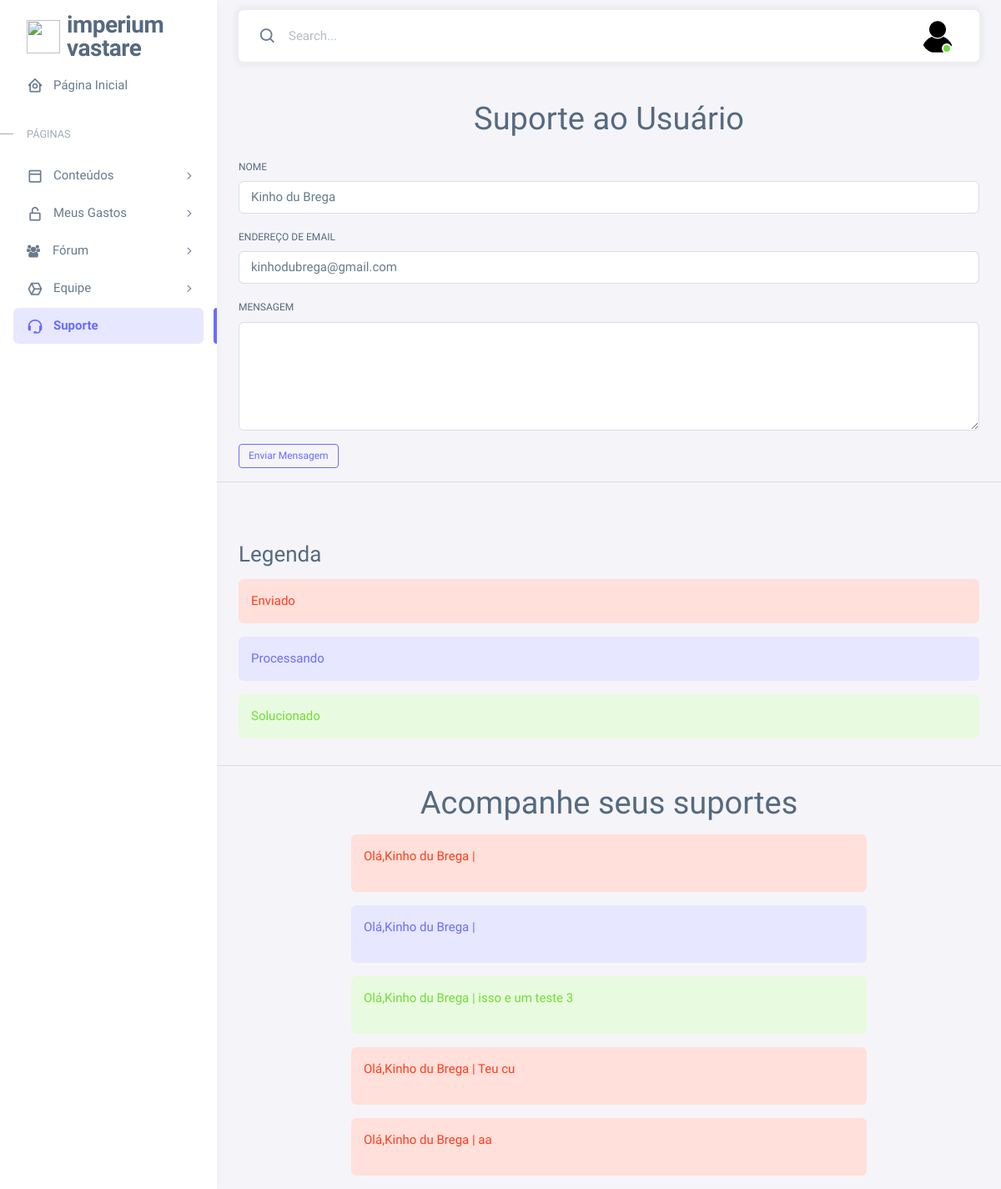
The page /suporte.php (signed in) on the database its author committed.
### tables this page shows
CREATE TABLE `user` (
  `id` int(11) NOT NULL,
  `user` varchar(255) NOT NULL,
  `senha` varchar(255) NOT NULL,
  `nome` varchar(255) NOT NULL,
  `email` varchar(255) NOT NULL
);

CREATE TABLE `suporte` (
  `id` int(11) NOT NULL,
  `nome` varchar(255) NOT NULL,
  `email` varchar(255) NOT NULL,
  `message` varchar(255) NOT NULL,
  `idUser` int(11) NOT NULL,
  `status` int(11) NOT NULL DEFAULT 1,
  `ativo` tinyint(1) NOT NULL DEFAULT 1
);

### suporte.php (the view, shortened to what this page needs)
<?php
include_once('config.php');
include_once('config/conexao.php');
$sql = "SELECT * FROM `user` WHERE id = " . $_SESSION['id'] . "";
$query = mysqli_query($conn, $sql);
$row = mysqli_fetch_assoc($query);
$idUser = $_SESSION['id'];
$sqlSuporte = "SELECT * FROM `suporte` WHERE idUser = " . $idUser . " ";
$querySuporte = mysqli_query($conn, $sqlSuporte);
$rowSuportes = mysqli_fetch_all($querySuporte);
?>
<body>
    <div class="layout-wrapper layout-content-navbar">
        <div class="layout-container">
            <aside id="layout-menu" class="layout-menu menu-vertical menu bg-menu-theme">
                <div class="app-brand demo">
                    <a href="index.php" class="app-brand-link">
                        <span class="app-brand-logo demo">
                            <i><img src="img/favicon-aba.svg" alt=""></i>
                        </span>
                        <span class="app-brand-text demo menu-text fw-bolder ms-2">Imperium <br>Vastare </span>
                    </a>
                </div>
                <ul class="menu-inner py-1">
                    <li class="menu-item">
                        <a href="index.php" class="menu-link">
                            <i class="menu-icon tf-icons bx bx-home-circle"></i>
                            <div data-i18n="Analytics">Página Inicial</div>
                        </a>
                    </li>
                    <li class="menu-header small text-uppercase">
                        <span class="menu-header-text">Páginas</span>
                    </li>
                    <li class="menu-item">
                        <a href="conteudo.php" class="menu-link menu-toggle">
                            <i class="menu-icon tf-icons bx bx-dock-top"></i>
                            <div data-i18n="Account Settings">Conteúdos</div>
                        </a>
                    </li>
                    <li class="menu-item">
                        <a href="meusgastos.php" class="menu-link menu-toggle">
                            <i class="menu-icon tf-icons bx bx-lock-open-alt"></i>
                            <div data-i18n="Authentications">Meus Gastos</div>
                        </a>
                    </li>
                    <li class="menu-item">
                        <a href="forum.php" class="menu-link menu-toggle">
                            <patch></patch>&nbsp;&nbsp;&nbsp;&nbsp;
                            <div data-i18n="Misc">Fórum</div>
                        </a>
                    <li class="menu-item">
                        <a href="equipe.php" class="menu-link menu-toggle">
                            <i class="menu-icon tf-icons bx bx-cube-alt"></i>
                            <div data-i18n="Misc">Equipe</div>
                        </a>
                    <li class="menu-item active">
                        <a href="suporte.php" class="menu-link">
                            <i class="menu-icon tf-icons bx bx-support"></i>
                            <div data-i18n="Support">Suporte</div>
                        </a>
                    </li>
                </ul>
            </aside>
            <div class="layout-page">
                <nav class="layout-navbar container-xxl navbar navbar-expand-xl navbar-detached align-items-center bg-navbar-theme"
                    id="layout-navbar">
                    <div class="navbar-nav-right d-flex align-items-center" id="navbar-collapse">
                        <div class="navbar-nav align-items-center">
                            <div class="nav-item d-flex align-items-center">
                                <i class="bx bx-search fs-4 lh-0"></i>
                                <input type="text" class="form-control border-0 shadow-none" placeholder="Search..."
                                    aria-label="Search..." />
                            </div>
                        </div>
                        <ul class="navbar-nav flex-row align-items-center ms-auto">
                            <li class="nav-item navbar-dropdown dropdown-user dropdown">
                                <a class="nav-link dropdown-toggle hide-arrow" href="javascript:void(0);"
                                    data-bs-toggle="dropdown">
                                    <div class="avatar avatar-online">
                                        <img src="img/fotodeperfilbase.svg" alt class="w-px-40 h-auto rounded-circle" />
                                    </div>
                                </a>
                            </li>
                        </ul>
                    </div>
                </nav>
                <div class="container mt-5">
                    <h1 class="mb-4 text-center">Suporte ao Usuário</h1>
                    <form method="POST" action="config/criarSuporte.php">
                        <div class="mb-3">
                            <label for="nome" class="form-label">Nome</label>
                            <input type="text" class="form-control" id="nome" name="nome"
                                value="<?php echo $row['nome'] ?>">
                        </div>
                        <div class="mb-3">
                            <label for="email" class="form-label">Endereço de Email</label>
                            <input type="email" class="form-control" name="email" id="email"
                                value="<?php echo $row['email'] ?>">
                        </div>
                        <div class="mb-3">
                            <label for="mensagem" class="form-label">Mensagem</label>
                            <textarea class="form-control" name="message" id="mensagem" required rows="5"></textarea>
                        </div>
                        <button type="submit" class="btn btn-sm btn-outline-primary">Enviar Mensagem</button>
                    </form>
                </div>
                <hr>
                <div class="container mt-5">
                    <h3 class="mt-2">Legenda</h3>
                    <div class="alert alert-danger" role="alert">
                        Enviado
                    </div>
                    <div class="alert alert-primary" role="primary">
                        Processando
                    </div>
                    <div class="alert alert-success" role="success">
                        Solucionado
                    </div>
                </div>
                <hr>
                <h1 class="mt-2 text-center">Acompanhe seus suportes</h1>
                <div class="row d-flex justify-content-center">
                    <div class="col-md-8">
                        <?php
                        $cor = "";
                        foreach ($rowSuportes as $linha) {
                            if ($linha[5] == 1) {
                                $cor = 'danger';
                            } elseif ($linha[5] == 2) {
                                $cor = 'primary';
                            } else {
                                $cor = 'success';
                            }
                            echo ' <div class="alert alert-' . $cor . '" role="alert">
                            <p>Olá,' . $linha[1] . ' | ' . $linha[3] . '</p>
                        </div>';
                        }
                        ?>
                    </div>
                </div>
</body>
</body>
</html>

### config.php (shortened to what this page needs)
<!DOCTYPE html>
<html lang="en" class="light-style layout-menu-fixed" id="minhaDiv" dir="ltr" data-theme="theme-default" data-assets-path="../assets/" data-template="vertical-menu-template-free">
<head>
    <link href='https://unpkg.com/boxicons@2.1.4/css/boxicons.min.css' rel='stylesheet'>
    <link rel="stylesheet" href="css/core.css" class="template-customizer-core-css" />
    <link rel="stylesheet" href="css/theme-default.css" class="template-customizer-theme-css" />
    <link rel="stylesheet" href="css/demo.css" />
    <link rel="stylesheet" href="https://cdnjs.cloudflare.com/ajax/libs/animate.css/4.1.1/animate.min.css" />
</head>
<body>

### css/theme-default.css (style rules this page uses)
.bg-menu-theme .menu-header { position: relative; }
.bg-menu-theme .menu-header:before { content: ""; position: absolute; left: 0; top: 1.1875rem; width: 1rem; height: 1px; transition: all 0.3s ease-in-out; }
.layout-wrapper:not(.layout-horizontal) .bg-menu-theme .menu-inner .menu-item .menu-link { border-radius: 0.375rem; }
.layout-wrapper:not(.layout-horizontal) .bg-menu-theme .menu-inner > .menu-item.active:before { content: ""; position: absolute; right: 0; width: 0.25rem; height: 2.6845rem; border-radius: 0.375rem 0 0 0.375rem; }
.alert-primary { background-color: #e7e7ff; border-color: #d2d3ff; color: #696cff; }
.btn-outline-primary { color: #696cff; border-color: #696cff; background: transparent; }
a { color: #696cff; }
.bg-navbar-theme { background-color: #fff !important; color: #697a8d; }
.bg-navbar-theme .navbar-nav > .nav-link, .bg-navbar-theme .navbar-nav > .nav-item > .nav-link, .bg-navbar-theme .navbar-nav > .nav > .nav-item > .nav-link { color: #697a8d; }
.layout-navbar { background-color: rgba(255, 255, 255, 0.95) !important; -webkit-backdrop-filter: saturate(200%) blur(6px); backdrop-filter: saturate(200%) blur(6px); }
.navbar-detached { box-shadow: 0 0 0.375rem 0.25rem rgba(161, 172, 184, 0.15); }
.bg-menu-theme { background-color: #fff !important; color: #697a8d; }
.bg-menu-theme .menu-link, .bg-menu-theme .menu-horizontal-prev, .bg-menu-theme .menu-horizontal-next { color: #697a8d; }
.bg-menu-theme .menu-item.open:not(.menu-item-closing) > .menu-toggle, .bg-menu-theme .menu-item.active > .menu-link { color: #566a7f; }
.bg-menu-theme .menu-item.active > .menu-link:not(.menu-toggle) { background-color: #fff; }
.bg-menu-theme .menu-text { color: #566a7f; }
.bg-menu-theme .menu-header { color: #8f9baa; }
.bg-menu-theme .menu-inner > .menu-header::before { background-color: transparent; }
@media (min-width: 1200px) { .bg-menu-theme.menu-vertical { box-shadow: 0 0.125rem 0.375rem 0 rgba(161, 172, 184, 0.12); } }
.bg-menu-theme .menu-header { color: #a1acb8; }
.bg-menu-theme .menu-header:before { background-color: #a1acb8 !important; }
.bg-menu-theme.menu-vertical { box-shadow: 0 0.125rem 0.375rem 0 rgba(161, 172, 184, 0.12); }
.bg-menu-theme .menu-inner > .menu-item.active > .menu-link { color: #696cff; background-color: rgba(105, 108, 255, 0.16) !important; }
.bg-menu-theme .menu-inner > .menu-item.active:before { background: #696cff; }

### css/demo.css (style rules this page uses)
.menu .app-brand.demo { height: 64px; margin-top: 12px; }
.app-brand-text.demo { font-size: 1.75rem; letter-spacing: -0.5px; text-transform: lowercase; }

### rows shown on the page
user: nome "Kinho du Brega", email "kinhodubrega@gmail.com"
suporte: nome "Kinho du Brega"
suporte: nome "Kinho du Brega"
suporte: nome "Kinho du Brega", message "isso e um teste 3"
suporte: nome "Kinho du Brega", message "Teu cu"
suporte: nome "Kinho du Brega", message "aa"
